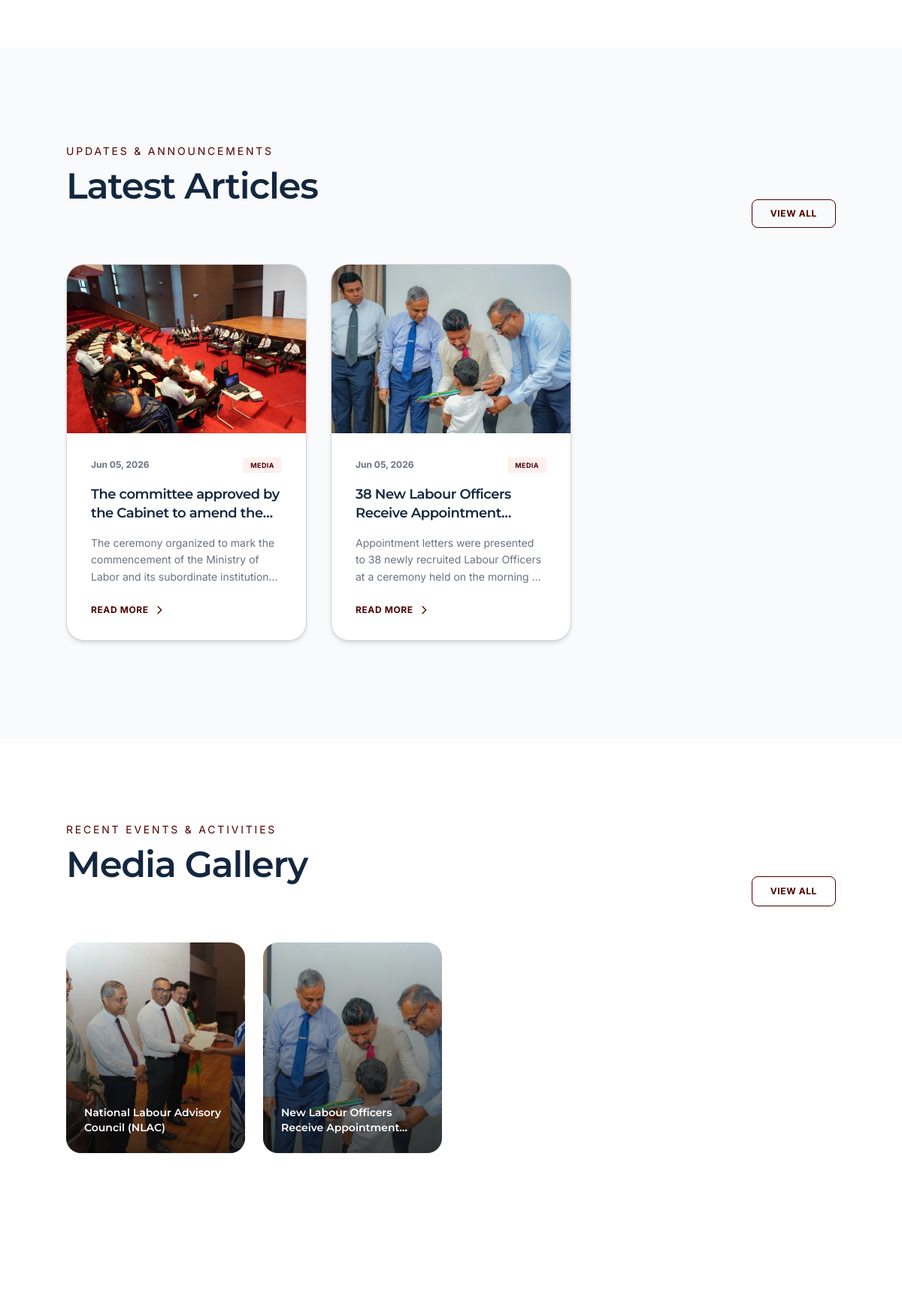
Before: / (middle part) with the older database file.
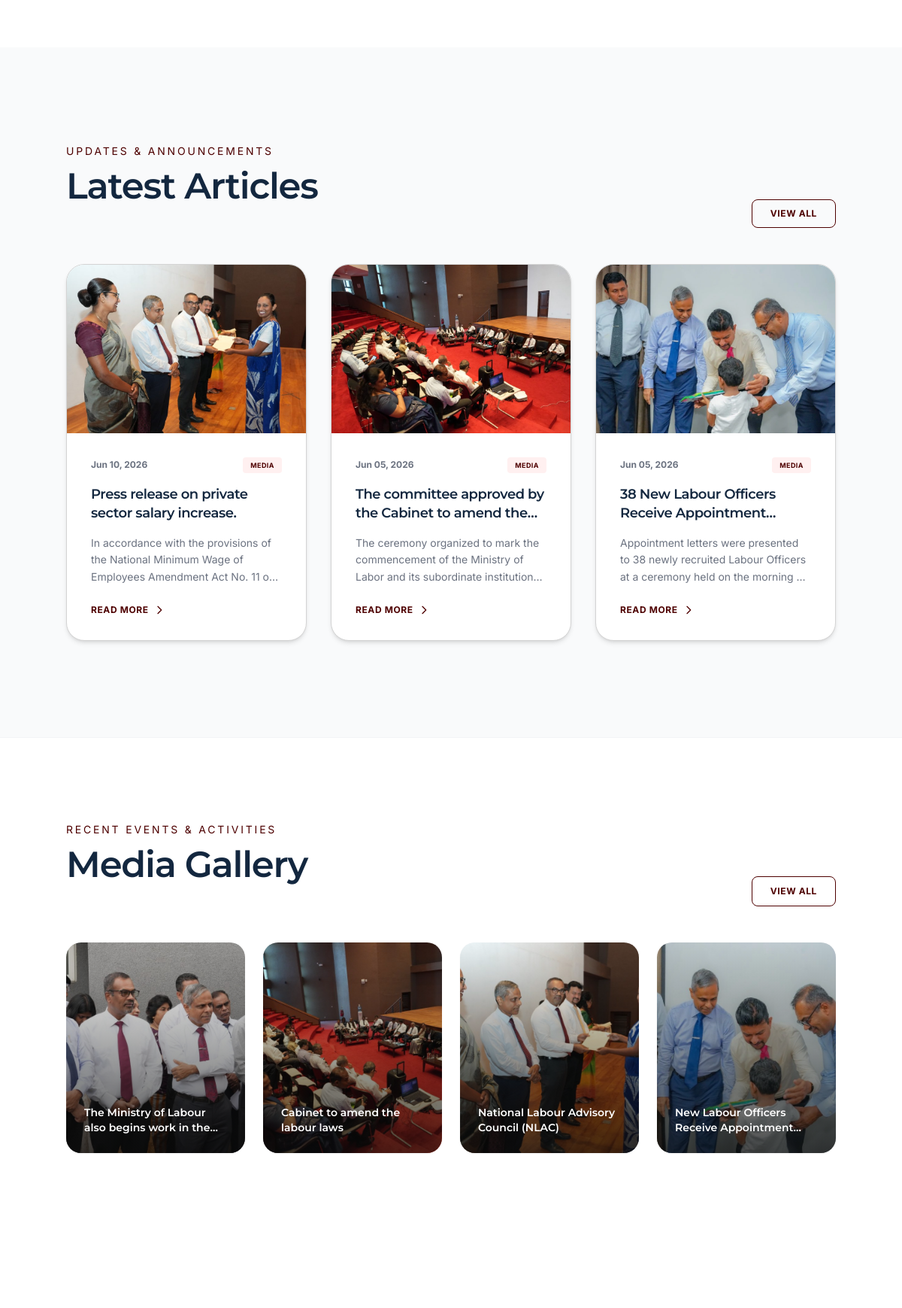
After: the same page with the newer database file.
### tables this page shows
CREATE TABLE `articles` (
  `id` int(11) NOT NULL AUTO_INCREMENT,
  `title` varchar(255) NOT NULL,
  `title_si` varchar(255) DEFAULT NULL,
  `title_ta` varchar(255) DEFAULT NULL,
  `category` varchar(50) NOT NULL,
  `publish_date` date DEFAULT NULL,
  `content` longtext NOT NULL,
  `content_si` longtext DEFAULT NULL,
  `content_ta` longtext DEFAULT NULL,
  `cover_image` varchar(255) DEFAULT NULL,
  `tags` varchar(255) DEFAULT NULL,
  `language` varchar(20) NOT NULL DEFAULT 'english',
  `visibility` enum('public','private','hidden') NOT NULL DEFAULT 'public',
  `is_featured` tinyint(1) NOT NULL DEFAULT 0,
  `is_special_notice` tinyint(1) NOT NULL DEFAULT 0,
  `status` enum('Draft','Published') NOT NULL DEFAULT 'Draft',
  `author_id` int(11) DEFAULT NULL,
  `created_at` timestamp NULL DEFAULT current_timestamp(),
  `updated_at` timestamp NULL DEFAULT current_timestamp() ON UPDATE current_timestamp(),
  PRIMARY KEY (`id`),
  KEY `author_id` (`author_id`),
  CONSTRAINT `articles_ibfk_1` FOREIGN KEY (`author_id`) REFERENCES `admins` (`id`) ON DELETE SET NULL
);

CREATE TABLE `gallery` (
  `id` int(11) NOT NULL AUTO_INCREMENT,
  `title` varchar(255) NOT NULL,
  `cover_image` varchar(255) NOT NULL,
  `status` enum('Public','Private') NOT NULL DEFAULT 'Public',
  `created_at` timestamp NULL DEFAULT current_timestamp(),
  `updated_at` timestamp NULL DEFAULT current_timestamp() ON UPDATE current_timestamp(),
  PRIMARY KEY (`id`)
);

### index.php (the view, shortened to what the changed rows need)
<?php
require_once 'admin/includes/db.php';
$recentNewsRaw = $pdo->query("SELECT * FROM articles WHERE status = 'Published' AND category = 'Media' ORDER BY created_at DESC LIMIT 3")->fetchAll();
$recentNews = [];
foreach ($recentNewsRaw as $news) {
    $recentNews[] = $news;
}
$galleryItems = $pdo->query("SELECT * FROM gallery WHERE status = 'Public' ORDER BY created_at DESC LIMIT 4")->fetchAll();
include 'includes/header.php';
?>
<section class="py-20 md:py-32 px-4 md:px-16 relative overflow-hidden bg-[#F9FAFB]" id="news-section">
    <div class="container mx-auto">
        <div class="flex justify-between items-end mb-12" data-aos="fade-up">
            <div>
                <h2 class="section-title">
                    Latest Articles</h2>
            </div>
        </div>
        <div class="grid grid-cols-1 md:grid-cols-3 gap-8">
            <?php if(empty($recentNews)): ?>
                <div class="col-span-3 text-center text-gray-500 py-10">No recent articles available.</div>
            <?php else: ?>
                <?php foreach($recentNews as $news): ?>
                <div class="news-card">
                    <div>
                        <div class="h-56 overflow-hidden bg-gray-100 flex items-center justify-center">
                            <?php if(!empty($news['cover_image']) && file_exists('admin/' . $news['cover_image'])): ?>
                                <img loading="lazy" src="admin/<?= htmlspecialchars($news['cover_image']) ?>" alt="<?= htmlspecialchars($news['title']) ?>" class="w-full h-full object-cover hover:scale-105 transition-transform duration-500">
                            <?php endif; ?>
                        </div>
                        <div class="p-8 pb-4">
                            <div class="flex justify-between items-center mb-4">
                                <span class="text-xs text-gray-500 font-inter font-bold"><?= date('M d, Y', strtotime($news['created_at'])) ?></span>
                                <span class="text-[9px] font-bold text-secondary bg-[#FFF0F0] px-2.5 py-1 rounded uppercase tracking-wider font-inter"><?= htmlspecialchars($news['category']) ?></span>
                            </div>
                            <h3 class="text-lg font-semibold text-primary font-montserrat mb-4 leading-snug hover:text-secondary transition-colors line-clamp-2 notranslate">
                                <?= htmlspecialchars($news['title']) ?>
                            </h3>
                            <p class="text-gray-500 text-[14px] font-inter leading-relaxed line-clamp-3 notranslate">
                                <?= htmlspecialchars(mb_substr(strip_tags($news['content']), 0, 150)) ?>...
                            </p>
                        </div>
                    </div>
                    <div class="p-8 pt-2">
                        <a href="article/<?= $news['id'] ?>" class="text-secondary font-bold text-xs flex items-center hover:text-primary transition-colors uppercase tracking-wider gap-1.5">
                            Read More <svg class="w-4 h-4" fill="none" stroke="currentColor" viewBox="0 0 24 24"><path stroke-linecap="round" stroke-linejoin="round" stroke-width="2" d="M9 5l7 7-7 7"></path></svg>
                        </a>
                    </div>
                </div>
                <?php endforeach; ?>
            <?php endif; ?>
        </div>
    </div>
</section>
<section class="py-20 md:py-28 px-4 md:px-16 bg-white border-t border-gray-100" id="media-gallery">
    <div class="container mx-auto">
        <div class="flex justify-between items-end mb-12">
            <div>
                <h2 class="section-title">
                    Media Gallery</h2>
            </div>
        </div>
        <div class="grid grid-cols-2 lg:grid-cols-4 gap-3 sm:gap-6">
            <?php if(empty($galleryItems)): ?>
                <div class="col-span-2 lg:col-span-4 text-center text-gray-500 py-10">No gallery items available.</div>
            <?php else: ?>
                <?php foreach($galleryItems as $item): ?>
                <a href="gallery-album/<?= $item['id'] ?>" class="group relative bg-gray-100 rounded-[20px] overflow-hidden aspect-[4/5] sm:aspect-[3/4] md:aspect-[4/5] lg:aspect-auto lg:h-[280px] shadow-sm cursor-pointer block">
                    <img loading="lazy" src="admin/<?= htmlspecialchars($item['cover_image']) ?>" alt="<?= htmlspecialchars($item['title']) ?>" class="absolute inset-0 w-full h-full object-cover group-hover:scale-105 transition-transform duration-500">
                    <div class="absolute inset-0 bg-[linear-gradient(180deg,rgba(102,102,102,0)_0%,rgba(10,10,10,0.8)_100%)] opacity-90 group-hover:opacity-100 transition-opacity duration-300"></div>
                    <div class="absolute inset-0 p-4 sm:p-6 flex flex-col justify-end w-full z-10">
                        <p class="text-white font-semibold font-montserrat text-xs sm:text-sm line-clamp-2 leading-snug"><?= htmlspecialchars($item['title']) ?></p>
                    </div>
                </a>
                <?php endforeach; ?>
            <?php endif; ?>
        </div>
    </div>
</section>
<?php include 'includes/footer.php'; ?>

Changed rows visible on the page:
added articles: cover_image (picture), created_at "Jun 10, 2026", category "MEDIA", title "Press release on private sector salary increase.", content "In accordance with the provisions of the National Minimum Wage of Employees Amendment Act No. 11…"
added gallery: cover_image (picture), title "The Ministry of Labour also begins work in…"
added gallery: cover_image (picture), title "Cabinet to amend the labour laws"
